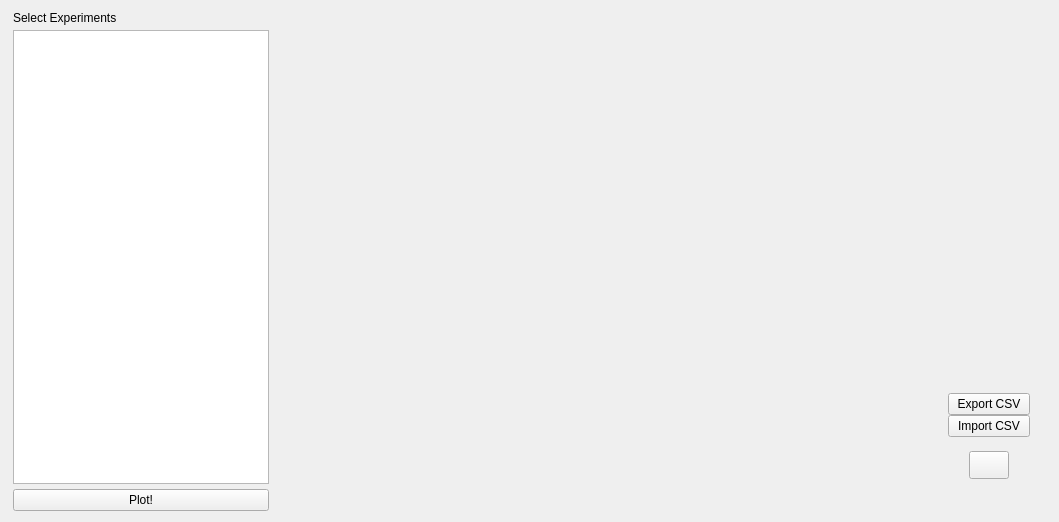
      <widget class="QWidget" name="PCA">
       <layout class="QHBoxLayout" name="horizontalLayout_4">
        <item>
         <widget class="QFrame" name="frame_7">
          <property name="minimumSize">
           <size>
            <width>250</width>
            <height>500</height>
           </size>
          </property>
          <property name="maximumSize">
           <size>
            <width>500</width>
            <height>16777215</height>
           </size>
          </property>
          <property name="styleSheet">
           <string notr="true">font: 75 10pt &quot;Ubuntu Condensed&quot;;</string>
          </property>
          <property name="frameShape">
           <enum>QFrame::NoFrame</enum>
          </property>
          <property name="frameShadow">
           <enum>QFrame::Plain</enum>
          </property>
          <property name="lineWidth">
           <number>1</number>
          </property>
          <layout class="QVBoxLayout" name="verticalLayout_2">
           <property name="spacing">
            <number>5</number>
           </property>
           <property name="leftMargin">
            <number>2</number>
           </property>
           <property name="topMargin">
            <number>0</number>
           </property>
           <property name="bottomMargin">
            <number>0</number>
           </property>
           <item>
            <widget class="QLabel" name="label_10">
             <property name="styleSheet">
              <string notr="true">font: 75 13pt &quot;Ubuntu Condensed&quot;;</string>
             </property>
             <property name="text">
              <string>Select Experiments</string>
             </property>
            </widget>
           </item>
           <item>
            <widget class="QTableView" name="tablePCA">
             <property name="minimumSize">
              <size>
               <width>0</width>
               <height>385</height>
              </size>
             </property>
             <property name="styleSheet">
              <string notr="true">font: 10pt &quot;Ubuntu Condensed&quot;;</string>
             </property>
            </widget>
           </item>
           <item>
            <widget class="QPushButton" name="PCAButton">
             <property name="maximumSize">
              <size>
               <width>16777215</width>
               <height>30</height>
              </size>
             </property>
             <property name="styleSheet">
              <string notr="true">font: 75 13pt &quot;Ubuntu Condensed&quot;;</string>
             </property>
             <property name="text">
              <string>Plot!</string>
             </property>
            </widget>
           </item>
          </layout>
         </widget>
        </item>
        <item>
         <widget class="QWidget" name="widget_3" native="true">
          <property name="minimumSize">
           <size>
            <width>730</width>
            <height>500</height>
           </size>
          </property>
          <property name="maximumSize">
           <size>
            <width>16777215</width>
            <height>16777215</height>
           </size>
          </property>
          <layout class="QHBoxLayout" name="horizontalLayout_10">
           <item>
            <widget class="QWidget" name="widget_image2" native="true">
             <property name="minimumSize">
              <size>
               <width>640</width>
               <height>455</height>
              </size>
             </property>
             <layout class="QVBoxLayout" name="verticalLayout_23">
              <property name="spacing">
               <number>0</number>
              </property>
              <property name="leftMargin">
               <number>0</number>
              </property>
              <property name="topMargin">
               <number>0</number>
              </property>
              <property name="rightMargin">
               <number>0</number>
              </property>
              <property name="bottomMargin">
               <number>0</number>
              </property>
              <item>
               <widget class="QFrame" name="widget_image">
                <property name="frameShape">
                 <enum>QFrame::NoFrame</enum>
                </property>
                <property name="frameShadow">
                 <enum>QFrame::Plain</enum>
                </property>
               </widget>
              </item>
              <item>
               <widget class="QFrame" name="frame_35">
                <property name="minimumSize">
                 <size>
                  <width>0</width>
                  <height>30</height>
                 </size>
                </property>
                <property name="maximumSize">
                 <size>
                  <width>16777215</width>
                  <height>30</height>
                 </size>
                </property>
                <property name="frameShape">
                 <enum>QFrame::NoFrame</enum>
                </property>
                <property name="frameShadow">
                 <enum>QFrame::Plain</enum>
                </property>
                <layout class="QGridLayout" name="gridLayout_17">
                 <property name="leftMargin">
                  <number>0</number>
                 </property>
                 <property name="topMargin">
                  <number>0</number>
                 </property>
                 <property name="rightMargin">
                  <number>0</number>
                 </property>
                 <property name="bottomMargin">
                  <number>0</number>
                 </property>
                 <property name="spacing">
                  <number>0</number>
                 </property>
                 <item row="0" column="0">
                  <widget class="QLabel" name="loadingPCA">
                   <property name="text">
                    <string/>
                   </property>
                  </widget>
                 </item>
                </layout>
               </widget>
              </item>
             </layout>
            </widget>
           </item>
           <item>
            <widget class="QFrame" name="frame_22">
             <property name="minimumSize">
              <size>
               <width>90</width>
               <height>0</height>
              </size>
             </property>
             <property name="maximumSize">
              <size>
               <width>200</width>
               <height>16777215</height>
              </size>
             </property>
             <property name="frameShape">
              <enum>QFrame::NoFrame</enum>
             </property>
             <property name="frameShadow">
              <enum>QFrame::Plain</enum>
             </property>
             <layout class="QVBoxLayout" name="verticalLayout_12">
              <property name="spacing">
               <number>0</number>
              </property>
              <property name="leftMargin">
               <number>0</number>
              </property>
              <property name="topMargin">
               <number>0</number>
              </property>
              <property name="rightMargin">
               <number>0</number>
              </property>
              <property name="bottomMargin">
               <number>0</number>
              </property>
              <item>
               <widget class="QFrame" name="frame_23">
                <property name="maximumSize">
                 <size>
                  <width>16777215</width>
                  <height>60</height>
                 </size>
                </property>
                <property name="frameShape">
                 <enum>QFrame::NoFrame</enum>
                </property>
                <property name="frameShadow">
                 <enum>QFrame::Plain</enum>
                </property>
                <layout class="QVBoxLayout" name="verticalLayout_13"/>
               </widget>
              </item>
              <item>
               <widget class="QFrame" name="frame_filters_2">
                <property name="frameShape">
                 <enum>QFrame::NoFrame</enum>
                </property>
                <property name="frameShadow">
                 <enum>QFrame::Plain</enum>
                </property>
                <layout class="QVBoxLayout" name="verticalLayout_14">
                 <property name="spacing">
                  <number>0</number>
                 </property>
                 <property name="leftMargin">
                  <number>0</number>
                 </property>
                 <property name="topMargin">
                  <number>0</number>
                 </property>
                 <property name="rightMargin">
                  <number>0</number>
                 </property>
                 <property name="bottomMargin">
                  <number>0</number>
                 </property>
                 <item>
                  <widget class="QFrame" name="frame_sliders_2">
                   <property name="frameShape">
                    <enum>QFrame::NoFrame</enum>
                   </property>
                   <property name="frameShadow">
                    <enum>QFrame::Plain</enum>
                   </property>
                  </widget>
                 </item>
                 <item>
                  <widget class="QFrame" name="frame_24">
                   <property name="minimumSize">
                    <size>
                     <width>90</width>
                     <height>197</height>
                    </size>
                   </property>
                   <property name="frameShape">
                    <enum>QFrame::NoFrame</enum>
                   </property>
                   <property name="frameShadow">
                    <enum>QFrame::Plain</enum>
                   </property>
                   <layout class="QVBoxLayout" name="verticalLayout_15">
                    <item>
                     <widget class="QFrame" name="frame_25">
                      <property name="frameShape">
                       <enum>QFrame::NoFrame</enum>
                      </property>
                      <property name="frameShadow">
                       <enum>QFrame::Plain</enum>
                      </property>
                     </widget>
                    </item>
                    <item>
                     <widget class="QFrame" name="frame_26">
                      <property name="minimumSize">
                       <size>
                        <width>82</width>
                        <height>100</height>
                       </size>
                      </property>
                      <property name="maximumSize">
                       <size>
                        <width>82</width>
                        <height>100</height>
                       </size>
                      </property>
                      <property name="frameShape">
                       <enum>QFrame::NoFrame</enum>
                      </property>
                      <property name="frameShadow">
                       <enum>QFrame::Plain</enum>
                      </property>
                      <layout class="QVBoxLayout" name="verticalLayout_16">
                       <property name="spacing">
                        <number>0</number>
                       </property>
                       <property name="leftMargin">
                        <number>0</number>
                       </property>
                       <property name="topMargin">
                        <number>0</number>
                       </property>
                       <property name="rightMargin">
                        <number>0</number>
                       </property>
                       <property name="bottomMargin">
                        <number>0</number>
                       </property>
                       <item>
                        <widget class="QPushButton" name="ExportCSVPCA">
                         <property name="text">
                          <string>Export CSV</string>
                         </property>
                        </widget>
                       </item>
                       <item>
                        <widget class="QPushButton" name="ImportCSVPCA">
                         <property name="text">
                          <string>Import CSV</string>
                         </property>
                        </widget>
                       </item>
                       <item>
                        <widget class="QFrame" name="frame_56">
                         <property name="frameShape">
                          <enum>QFrame::NoFrame</enum>
                         </property>
                         <property name="frameShadow">
                          <enum>QFrame::Plain</enum>
                         </property>
                         <layout class="QGridLayout" name="gridLayout_22">
                          <item row="0" column="0">
                           <widget class="QPushButton" name="home3">
                            <property name="maximumSize">
                             <size>
                              <width>40</width>
                              <height>28</height>
                             </size>
                            </property>
                            <property name="text">
                             <string/>
                            </property>
                           </widget>
                          </item>
                         </layout>
                        </widget>
                       </item>
                      </layout>
                     </widget>
                    </item>
                   </layout>
                  </widget>
                 </item>
                </layout>
               </widget>
              </item>
             </layout>
            </widget>
           </item>
          </layout>
         </widget>
        </item>
       </layout>
      </widget>
